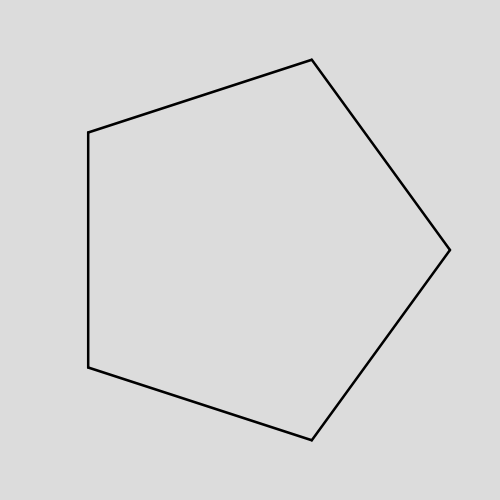
Frame 1 (no input)
Frame 60 (no input): identical to frame 1, image omitted
Frame 120 (the mouse pressed at the canvas centre since frame 60): identical to frame 1, image omitted

The p5.js sketch that drew this single still picture (run headless with seeded random() and noise() and a simulated clock; from frame 60 on, the mouse is pressed at the canvas centre):

// p5.js sketch
// ── sketch.js
// Maximum levels of recursion 
let maxLevels = 5;
let width = 500;
let height = 500;
// let pointArr = [];

function setup() {
  createCanvas(width, height);
  // Create a new instance of the class FractalRoot 
  background(220);
  // 
  pentagon = new FractalRoot();
  pentagon.drawShape();
}

class PointObj {
  // A very simple object that is just a point 
  constructor(ex, why) {
    this.x = ex;
    this.y = why;
  }
}

class FractalRoot {

  // Constructor does not need any input
  constructor() {
    this.centX = width / 2;
    this.centY = height / 2;
    // Array to hold the points
    this.pointArr = [];
    let count = 0;
    for (let i = 0; i < 360; i += 72) {
      this.x = this.centX + (200 * cos(radians(i)));
      this.y = this.centY + (200 * sin(radians(i)));
      this.pointArr[count] = new PointObj(this.x, this.y);
      count++;
    }
    this.rootBranch = new Branch(0, 0, this.pointArr);
  }

  drawShape() {
    let temp = this.rootBranch;
    temp.drawMe();
  }
}

class Branch {

  constructor(lev, n, outerPoints) {
    this.level = lev;
    this.num = n;
    this.outerPoints = outerPoints;
  }

  drawMe() {
    strokeWeight((5 - this.level) / 2);
    for (let i = 0; i < this.outerPoints.length; i++) {
      let nextI = i + 1;
      if (nextI == this.outerPoints.length) { nextI = 0; }
      line(this.outerPoints[i].x, this.outerPoints[i].y, this.outerPoints[nextI].x, this.outerPoints[nextI].y);
    }
  }
}


function draw() {
}
